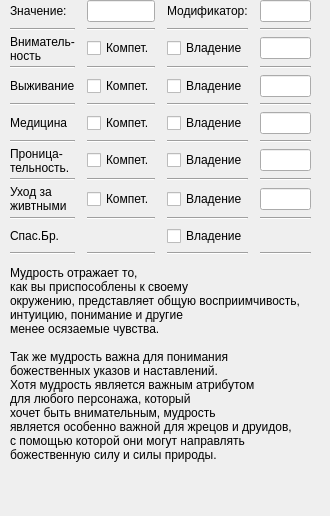
      <widget class="QWidget" name="characteristics_wise">
       <attribute name="title">
        <string>Мудрость</string>
       </attribute>
       <widget class="QWidget" name="gridLayoutWidget_5">
        <property name="geometry">
         <rect>
          <x>0</x>
          <y>0</y>
          <width>311</width>
          <height>256</height>
         </rect>
        </property>
        <layout class="QGridLayout" name="gridLayout_5" columnstretch="0,0,0,0,0,0,0">
         <property name="leftMargin">
          <number>10</number>
         </property>
         <item row="4" column="6">
          <widget class="QLineEdit" name="living_field"/>
         </item>
         <item row="0" column="4">
          <widget class="QLabel" name="mod_wise_labl">
           <property name="text">
            <string>Модификатор:</string>
           </property>
          </widget>
         </item>
         <item row="0" column="6">
          <widget class="QLineEdit" name="mod_wise_field"/>
         </item>
         <item row="0" column="3">
          <widget class="Line" name="line_123">
           <property name="orientation">
            <enum>Qt::Horizontal</enum>
           </property>
          </widget>
         </item>
         <item row="2" column="4">
          <widget class="QCheckBox" name="mindfulness_checkboxhaving">
           <property name="text">
            <string>Владение</string>
           </property>
          </widget>
         </item>
         <item row="12" column="5">
          <widget class="Line" name="line_124">
           <property name="orientation">
            <enum>Qt::Horizontal</enum>
           </property>
          </widget>
         </item>
         <item row="12" column="0">
          <widget class="QLabel" name="save_giving_wise_labl">
           <property name="text">
            <string>Спас.Бр.</string>
           </property>
          </widget>
         </item>
         <item row="3" column="1">
          <widget class="Line" name="line_125">
           <property name="orientation">
            <enum>Qt::Horizontal</enum>
           </property>
          </widget>
         </item>
         <item row="10" column="0">
          <widget class="QLabel" name="care_of_animal_labl">
           <property name="text">
            <string>Уход за
живтными</string>
           </property>
          </widget>
         </item>
         <item row="3" column="0">
          <widget class="Line" name="line_126">
           <property name="orientation">
            <enum>Qt::Horizontal</enum>
           </property>
          </widget>
         </item>
         <item row="1" column="6">
          <widget class="Line" name="line_127">
           <property name="orientation">
            <enum>Qt::Horizontal</enum>
           </property>
          </widget>
         </item>
         <item row="5" column="6">
          <widget class="Line" name="line_128">
           <property name="orientation">
            <enum>Qt::Horizontal</enum>
           </property>
          </widget>
         </item>
         <item row="2" column="3">
          <widget class="Line" name="line_129">
           <property name="orientation">
            <enum>Qt::Horizontal</enum>
           </property>
          </widget>
         </item>
         <item row="11" column="0">
          <widget class="Line" name="line_130">
           <property name="orientation">
            <enum>Qt::Horizontal</enum>
           </property>
          </widget>
         </item>
         <item row="13" column="1">
          <widget class="Line" name="line_131">
           <property name="orientation">
            <enum>Qt::Horizontal</enum>
           </property>
          </widget>
         </item>
         <item row="2" column="5">
          <widget class="Line" name="line_132">
           <property name="orientation">
            <enum>Qt::Horizontal</enum>
           </property>
          </widget>
         </item>
         <item row="2" column="6">
          <widget class="QLineEdit" name="mindfulness_field"/>
         </item>
         <item row="3" column="4">
          <widget class="Line" name="line_133">
           <property name="orientation">
            <enum>Qt::Horizontal</enum>
           </property>
          </widget>
         </item>
         <item row="6" column="6">
          <widget class="QLineEdit" name="medicine_field"/>
         </item>
         <item row="0" column="2">
          <widget class="QLineEdit" name="znachenie_wise_field"/>
         </item>
         <item row="1" column="1">
          <widget class="Line" name="line_134">
           <property name="orientation">
            <enum>Qt::Horizontal</enum>
           </property>
          </widget>
         </item>
         <item row="4" column="4">
          <widget class="QCheckBox" name="living_checkboxhaving">
           <property name="text">
            <string>Владение</string>
           </property>
          </widget>
         </item>
         <item row="5" column="2">
          <widget class="Line" name="line_135">
           <property name="orientation">
            <enum>Qt::Horizontal</enum>
           </property>
          </widget>
         </item>
         <item row="1" column="4">
          <widget class="Line" name="line_136">
           <property name="orientation">
            <enum>Qt::Horizontal</enum>
           </property>
          </widget>
         </item>
         <item row="4" column="0">
          <widget class="QLabel" name="living_labl">
           <property name="text">
            <string>Выживание</string>
           </property>
          </widget>
         </item>
         <item row="12" column="3">
          <widget class="Line" name="line_137">
           <property name="orientation">
            <enum>Qt::Horizontal</enum>
           </property>
          </widget>
         </item>
         <item row="0" column="5">
          <widget class="Line" name="line_138">
           <property name="orientation">
            <enum>Qt::Horizontal</enum>
           </property>
          </widget>
         </item>
         <item row="3" column="6">
          <widget class="Line" name="line_139">
           <property name="orientation">
            <enum>Qt::Horizontal</enum>
           </property>
          </widget>
         </item>
         <item row="1" column="0">
          <widget class="Line" name="line_140">
           <property name="orientation">
            <enum>Qt::Horizontal</enum>
           </property>
          </widget>
         </item>
         <item row="4" column="2">
          <widget class="QCheckBox" name="living_checkbox">
           <property name="text">
            <string>Компет.</string>
           </property>
          </widget>
         </item>
         <item row="1" column="3">
          <widget class="Line" name="line_141">
           <property name="orientation">
            <enum>Qt::Horizontal</enum>
           </property>
          </widget>
         </item>
         <item row="0" column="1">
          <widget class="Line" name="line_142">
           <property name="orientation">
            <enum>Qt::Horizontal</enum>
           </property>
          </widget>
         </item>
         <item row="7" column="0">
          <widget class="Line" name="line_143">
           <property name="orientation">
            <enum>Qt::Horizontal</enum>
           </property>
          </widget>
         </item>
         <item row="1" column="5">
          <widget class="Line" name="line_144">
           <property name="orientation">
            <enum>Qt::Horizontal</enum>
           </property>
          </widget>
         </item>
         <item row="12" column="1">
          <widget class="Line" name="line_145">
           <property name="orientation">
            <enum>Qt::Horizontal</enum>
           </property>
          </widget>
         </item>
         <item row="5" column="0">
          <widget class="Line" name="line_146">
           <property name="orientation">
            <enum>Qt::Horizontal</enum>
           </property>
          </widget>
         </item>
         <item row="6" column="2">
          <widget class="QCheckBox" name="medicine_checkbox">
           <property name="text">
            <string>Компет.</string>
           </property>
          </widget>
         </item>
         <item row="13" column="6">
          <widget class="Line" name="line_147">
           <property name="orientation">
            <enum>Qt::Horizontal</enum>
           </property>
          </widget>
         </item>
         <item row="13" column="2">
          <widget class="Line" name="line_148">
           <property name="orientation">
            <enum>Qt::Horizontal</enum>
           </property>
          </widget>
         </item>
         <item row="2" column="2">
          <widget class="QCheckBox" name="mindfulness_checkbox">
           <property name="text">
            <string>Компет.</string>
           </property>
          </widget>
         </item>
         <item row="3" column="2">
          <widget class="Line" name="line_149">
           <property name="orientation">
            <enum>Qt::Horizontal</enum>
           </property>
          </widget>
         </item>
         <item row="3" column="5">
          <widget class="Line" name="line_150">
           <property name="orientation">
            <enum>Qt::Horizontal</enum>
           </property>
          </widget>
         </item>
         <item row="6" column="4">
          <widget class="QCheckBox" name="medicine_checkboxhaving">
           <property name="text">
            <string>Владение</string>
           </property>
          </widget>
         </item>
         <item row="1" column="2">
          <widget class="Line" name="line_151">
           <property name="orientation">
            <enum>Qt::Horizontal</enum>
           </property>
          </widget>
         </item>
         <item row="13" column="3">
          <widget class="Line" name="line_152">
           <property name="orientation">
            <enum>Qt::Horizontal</enum>
           </property>
          </widget>
         </item>
         <item row="7" column="2">
          <widget class="Line" name="line_153">
           <property name="orientation">
            <enum>Qt::Horizontal</enum>
           </property>
          </widget>
         </item>
         <item row="13" column="4">
          <widget class="Line" name="line_154">
           <property name="orientation">
            <enum>Qt::Horizontal</enum>
           </property>
          </widget>
         </item>
         <item row="7" column="6">
          <widget class="Line" name="line_155">
           <property name="orientation">
            <enum>Qt::Horizontal</enum>
           </property>
          </widget>
         </item>
         <item row="13" column="0">
          <widget class="Line" name="line_156">
           <property name="orientation">
            <enum>Qt::Horizontal</enum>
           </property>
          </widget>
         </item>
         <item row="3" column="3">
          <widget class="Line" name="line_157">
           <property name="orientation">
            <enum>Qt::Horizontal</enum>
           </property>
          </widget>
         </item>
         <item row="2" column="0">
          <widget class="QLabel" name="mindfulness_labl">
           <property name="text">
            <string>Вниматель-
ность</string>
           </property>
          </widget>
         </item>
         <item row="7" column="4">
          <widget class="Line" name="line_158">
           <property name="orientation">
            <enum>Qt::Horizontal</enum>
           </property>
          </widget>
         </item>
         <item row="12" column="4">
          <widget class="QCheckBox" name="save_giving_wise_checkboxhaving">
           <property name="text">
            <string>Владение</string>
           </property>
          </widget>
         </item>
         <item row="8" column="0">
          <widget class="QLabel" name="insight_labl">
           <property name="text">
            <string>Проница-
тельность.</string>
           </property>
          </widget>
         </item>
         <item row="5" column="4">
          <widget class="Line" name="line_159">
           <property name="orientation">
            <enum>Qt::Horizontal</enum>
           </property>
          </widget>
         </item>
         <item row="6" column="0">
          <widget class="QLabel" name="medicine_labl">
           <property name="text">
            <string>Медицина</string>
           </property>
          </widget>
         </item>
         <item row="2" column="1">
          <widget class="Line" name="line_160">
           <property name="orientation">
            <enum>Qt::Horizontal</enum>
           </property>
          </widget>
         </item>
         <item row="0" column="0">
          <widget class="QLabel" name="znachenie_wise_labl">
           <property name="text">
            <string>Значение:</string>
           </property>
          </widget>
         </item>
         <item row="13" column="5">
          <widget class="Line" name="line_161">
           <property name="orientation">
            <enum>Qt::Horizontal</enum>
           </property>
          </widget>
         </item>
         <item row="9" column="0">
          <widget class="Line" name="line_162">
           <property name="orientation">
            <enum>Qt::Horizontal</enum>
           </property>
          </widget>
         </item>
         <item row="9" column="2">
          <widget class="Line" name="line_163">
           <property name="orientation">
            <enum>Qt::Horizontal</enum>
           </property>
          </widget>
         </item>
         <item row="11" column="2">
          <widget class="Line" name="line_164">
           <property name="orientation">
            <enum>Qt::Horizontal</enum>
           </property>
          </widget>
         </item>
         <item row="11" column="4">
          <widget class="Line" name="line_165">
           <property name="orientation">
            <enum>Qt::Horizontal</enum>
           </property>
          </widget>
         </item>
         <item row="9" column="4">
          <widget class="Line" name="line_166">
           <property name="orientation">
            <enum>Qt::Horizontal</enum>
           </property>
          </widget>
         </item>
         <item row="9" column="6">
          <widget class="Line" name="line_167">
           <property name="orientation">
            <enum>Qt::Horizontal</enum>
           </property>
          </widget>
         </item>
         <item row="11" column="6">
          <widget class="Line" name="line_168">
           <property name="orientation">
            <enum>Qt::Horizontal</enum>
           </property>
          </widget>
         </item>
         <item row="8" column="2">
          <widget class="QCheckBox" name="insight_checkbox">
           <property name="text">
            <string>Компет.</string>
           </property>
          </widget>
         </item>
         <item row="10" column="2">
          <widget class="QCheckBox" name="care_of_animal_checkbox">
           <property name="text">
            <string>Компет.</string>
           </property>
          </widget>
         </item>
         <item row="8" column="4">
          <widget class="QCheckBox" name="insight_checkboxhaving">
           <property name="text">
            <string>Владение</string>
           </property>
          </widget>
         </item>
         <item row="10" column="4">
          <widget class="QCheckBox" name="care_of_animal_checkboxhaving">
           <property name="text">
            <string>Владение</string>
           </property>
          </widget>
         </item>
         <item row="8" column="6">
          <widget class="QLineEdit" name="insight_field"/>
         </item>
         <item row="10" column="6">
          <widget class="QLineEdit" name="care_of_animal_field"/>
         </item>
        </layout>
       </widget>
       <widget class="QLabel" name="description_wise_labl">
        <property name="geometry">
         <rect>
          <x>10</x>
          <y>266</y>
          <width>311</width>
          <height>241</height>
         </rect>
        </property>
        <property name="text">
         <string>Мудрость отражает то,
как вы приспособлены к своему
окружению, представляет общую восприимчивость,
интуицию, понимание и другие
менее осязаемые чувства.

Так же мудрость важна для понимания
божественных указов и наставлений.
Хотя мудрость является важным атрибутом
для любого персонажа, который
хочет быть внимательным, мудрость
является особенно важной для жрецов и друидов,
с помощью которой они могут направлять
божественную силу и силы природы.</string>
        </property>
        <property name="textFormat">
         <enum>Qt::PlainText</enum>
        </property>
        <property name="alignment">
         <set>Qt::AlignLeading|Qt::AlignLeft|Qt::AlignTop</set>
        </property>
       </widget>
      </widget>
